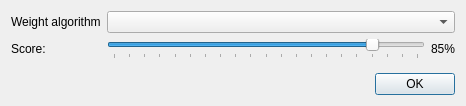
<?xml version="1.0" encoding="UTF-8"?>
<ui version="4.0">
 <class>SetDefaultParametersDialog</class>
 <widget class="QDialog" name="SetDefaultParametersDialog">
  <property name="geometry">
   <rect>
    <x>0</x>
    <y>0</y>
    <width>466</width>
    <height>106</height>
   </rect>
  </property>
  <property name="windowTitle">
   <string>Set default parameters</string>
  </property>
  <layout class="QVBoxLayout" name="verticalLayout_2">
   <item>
    <layout class="QFormLayout" name="formLayout">
     <property name="fieldGrowthPolicy">
      <enum>QFormLayout::AllNonFixedFieldsGrow</enum>
     </property>
     <item row="0" column="0">
      <widget class="QLabel" name="algorithmLabel">
       <property name="text">
        <string>Weight algorithm</string>
       </property>
      </widget>
     </item>
     <item row="0" column="1">
      <widget class="QComboBox" name="algorithmComboBox"/>
     </item>
     <item row="1" column="0">
      <widget class="QLabel" name="scoreLabel">
       <property name="text">
        <string>Score:</string>
       </property>
      </widget>
     </item>
     <item row="1" column="1">
      <layout class="QHBoxLayout" name="horizontalLayout">
       <item>
        <widget class="QSlider" name="scoreSlider">
         <property name="minimum">
          <number>0</number>
         </property>
         <property name="maximum">
          <number>100</number>
         </property>
         <property name="value">
          <number>85</number>
         </property>
         <property name="orientation">
          <enum>Qt::Horizontal</enum>
         </property>
         <property name="tickPosition">
          <enum>QSlider::TicksBelow</enum>
         </property>
         <property name="tickInterval">
          <number>5</number>
         </property>
        </widget>
       </item>
       <item>
        <widget class="QLabel" name="scoreValueLabel">
         <property name="text">
          <string>85%</string>
         </property>
        </widget>
       </item>
      </layout>
     </item>
    </layout>
   </item>
   <item>
    <widget class="QDialogButtonBox" name="buttonBox">
     <property name="standardButtons">
      <set>QDialogButtonBox::Ok</set>
     </property>
    </widget>
   </item>
  </layout>
 </widget>
 <resources/>
 <connections/>
</ui>
